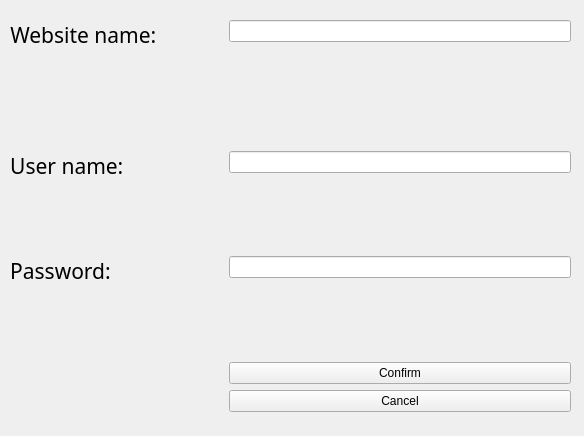
<?xml version="1.0" encoding="UTF-8"?>
<ui version="4.0">
 <class>Form</class>
 <widget class="QWidget" name="Form">
  <property name="geometry">
   <rect>
    <x>0</x>
    <y>0</y>
    <width>584</width>
    <height>436</height>
   </rect>
  </property>
  <property name="windowTitle">
   <string>Form</string>
  </property>
  <widget class="QWidget" name="">
   <property name="geometry">
    <rect>
     <x>10</x>
     <y>20</y>
     <width>561</width>
     <height>393</height>
    </rect>
   </property>
   <layout class="QFormLayout" name="formLayout">
    <item row="0" column="0">
     <widget class="QLabel" name="label">
      <property name="font">
       <font>
        <family>Trebuchet MS</family>
        <pointsize>16</pointsize>
       </font>
      </property>
      <property name="text">
       <string>Website name: </string>
      </property>
      <property name="alignment">
       <set>Qt::AlignCenter</set>
      </property>
     </widget>
    </item>
    <item row="0" column="1">
     <widget class="QLineEdit" name="lineEdit"/>
    </item>
    <item row="4" column="0">
     <widget class="QLabel" name="label_2">
      <property name="font">
       <font>
        <family>Trebuchet MS</family>
        <pointsize>16</pointsize>
       </font>
      </property>
      <property name="text">
       <string>User name: </string>
      </property>
      <property name="alignment">
       <set>Qt::AlignCenter</set>
      </property>
     </widget>
    </item>
    <item row="4" column="1">
     <widget class="QLineEdit" name="lineEdit_2"/>
    </item>
    <item row="6" column="0">
     <widget class="QLabel" name="label_3">
      <property name="font">
       <font>
        <family>Trebuchet MS</family>
        <pointsize>16</pointsize>
       </font>
      </property>
      <property name="text">
       <string>Password:</string>
      </property>
      <property name="alignment">
       <set>Qt::AlignCenter</set>
      </property>
     </widget>
    </item>
    <item row="6" column="1">
     <widget class="QLineEdit" name="lineEdit_3"/>
    </item>
    <item row="11" column="1">
     <widget class="QPushButton" name="pushButton_2">
      <property name="text">
       <string>Cancel</string>
      </property>
     </widget>
    </item>
    <item row="7" column="1">
     <spacer name="verticalSpacer">
      <property name="orientation">
       <enum>Qt::Vertical</enum>
      </property>
      <property name="sizeType">
       <enum>QSizePolicy::Fixed</enum>
      </property>
      <property name="sizeHint" stdset="0">
       <size>
        <width>20</width>
        <height>73</height>
       </size>
      </property>
     </spacer>
    </item>
    <item row="5" column="1">
     <spacer name="verticalSpacer_2">
      <property name="orientation">
       <enum>Qt::Vertical</enum>
      </property>
      <property name="sizeType">
       <enum>QSizePolicy::Fixed</enum>
      </property>
      <property name="sizeHint" stdset="0">
       <size>
        <width>20</width>
        <height>73</height>
       </size>
      </property>
     </spacer>
    </item>
    <item row="1" column="1">
     <spacer name="verticalSpacer_3">
      <property name="orientation">
       <enum>Qt::Vertical</enum>
      </property>
      <property name="sizeType">
       <enum>QSizePolicy::Fixed</enum>
      </property>
      <property name="sizeHint" stdset="0">
       <size>
        <width>20</width>
        <height>73</height>
       </size>
      </property>
     </spacer>
    </item>
    <item row="10" column="1">
     <widget class="QPushButton" name="pushButton">
      <property name="text">
       <string>Confirm</string>
      </property>
     </widget>
    </item>
    <item row="3" column="0">
     <spacer name="horizontalSpacer">
      <property name="orientation">
       <enum>Qt::Horizontal</enum>
      </property>
      <property name="sizeType">
       <enum>QSizePolicy::Fixed</enum>
      </property>
      <property name="sizeHint" stdset="0">
       <size>
        <width>213</width>
        <height>20</height>
       </size>
      </property>
     </spacer>
    </item>
   </layout>
  </widget>
 </widget>
 <resources/>
 <connections/>
</ui>
